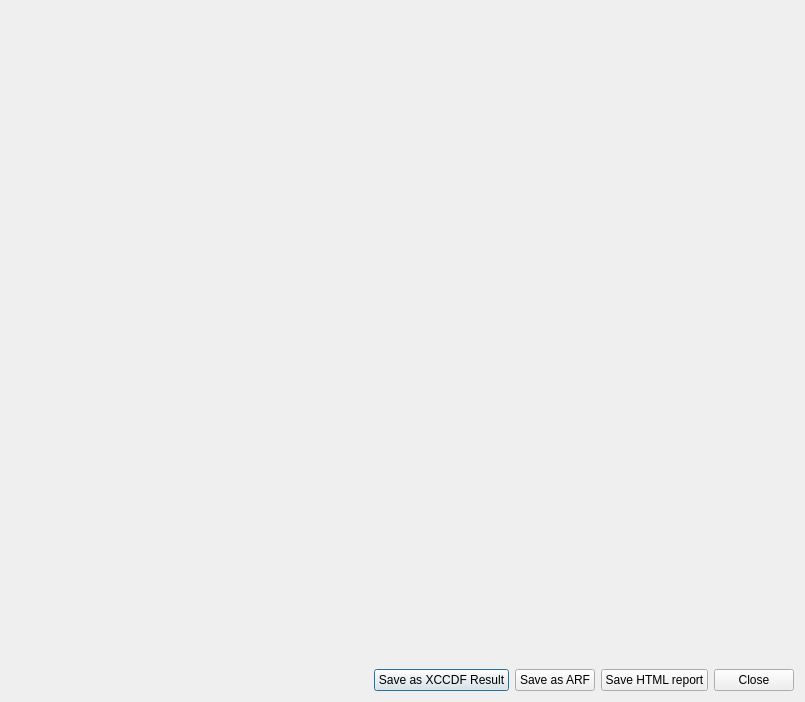
<?xml version="1.0" encoding="UTF-8"?>
<ui version="4.0">
 <class>ResultViewer</class>
 <widget class="QDialog" name="ResultViewer">
  <property name="geometry">
   <rect>
    <x>0</x>
    <y>0</y>
    <width>805</width>
    <height>702</height>
   </rect>
  </property>
  <property name="windowTitle">
   <string>XCCDF results</string>
  </property>
  <layout class="QVBoxLayout" name="verticalLayout">
   <item>
    <widget class="QWidget" name="webViewContainer" native="true"/>
   </item>
   <item>
    <widget class="QWidget" name="buttonBox" native="true">
     <property name="sizePolicy">
      <sizepolicy hsizetype="Preferred" vsizetype="Maximum">
       <horstretch>0</horstretch>
       <verstretch>0</verstretch>
      </sizepolicy>
     </property>
     <layout class="QHBoxLayout" name="horizontalLayout">
      <property name="margin">
       <number>0</number>
      </property>
      <item>
       <spacer name="horizontalSpacer">
        <property name="orientation">
         <enum>Qt::Horizontal</enum>
        </property>
        <property name="sizeHint" stdset="0">
         <size>
          <width>40</width>
          <height>20</height>
         </size>
        </property>
       </spacer>
      </item>
      <item>
       <widget class="QPushButton" name="saveResultsButton">
        <property name="text">
         <string>Save as XCCDF Result</string>
        </property>
       </widget>
      </item>
      <item>
       <widget class="QPushButton" name="saveARFButton">
        <property name="text">
         <string>Save as ARF</string>
        </property>
       </widget>
      </item>
      <item>
       <widget class="QPushButton" name="saveReportButton">
        <property name="text">
         <string>Save HTML report</string>
        </property>
       </widget>
      </item>
      <item>
       <widget class="QPushButton" name="closeButton">
        <property name="text">
         <string>Close</string>
        </property>
       </widget>
      </item>
     </layout>
    </widget>
   </item>
  </layout>
 </widget>
 <resources/>
 <connections/>
</ui>
